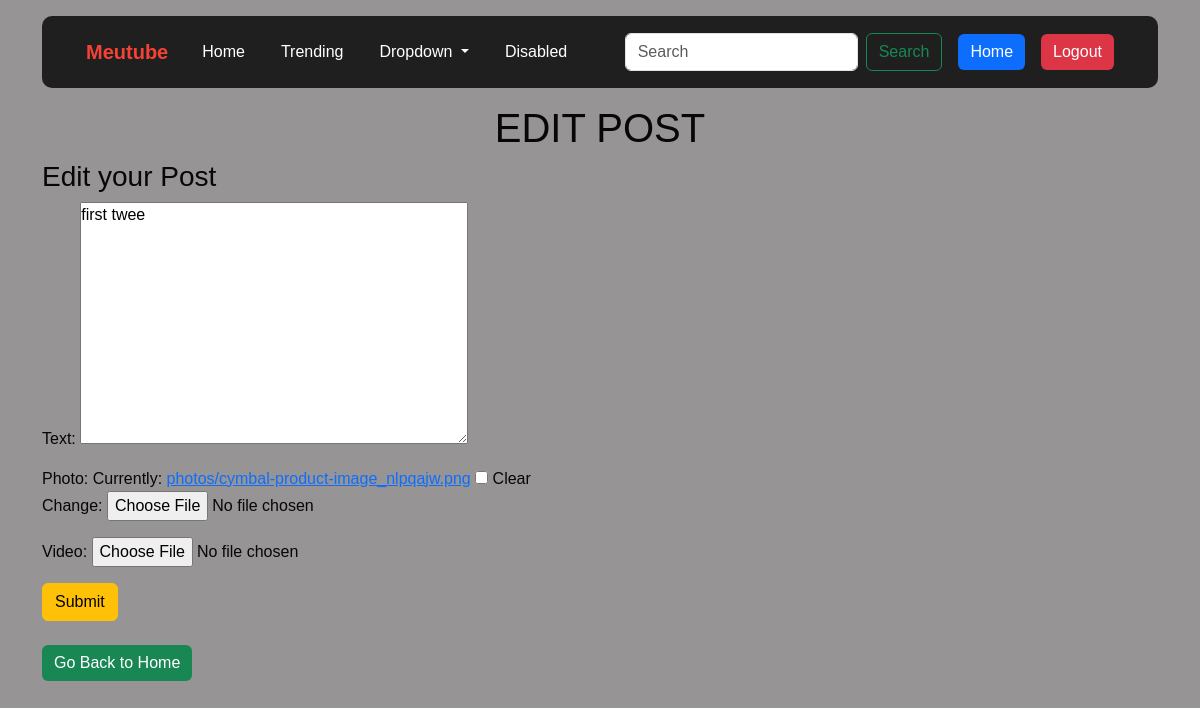
The app's page /6/edit/ (signed in), older data.
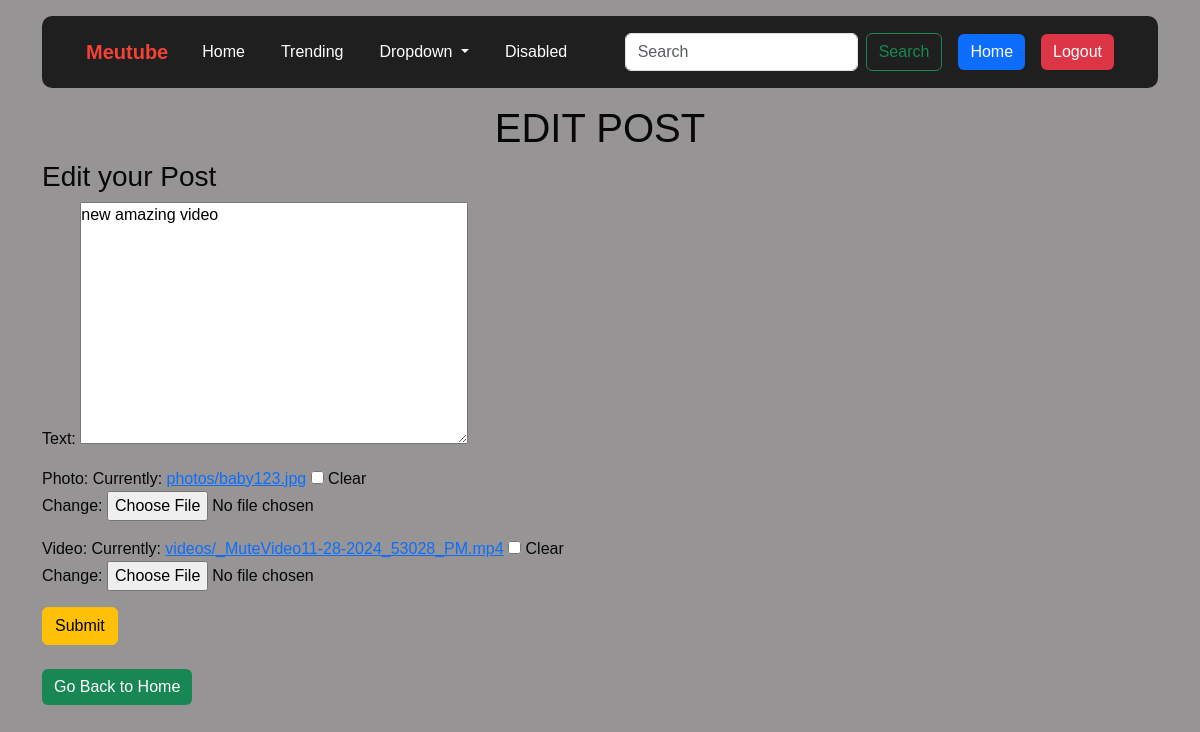
The same page, newer data.
### app1/models.py (models this page shows, shortened)
class ABC(models.Model):
    user=models.ForeignKey(User, on_delete=models.CASCADE)  # Foreign key to User model
    text=models.TextField(max_length=100)
    photo=models.ImageField(upload_to='photos/', null=True, blank=True)  # Image field for photo uploads
    video = models.FileField(upload_to='videos/', blank=True, null=True)
    updated_at=models.DateTimeField(auto_now=True)  # Automatically set the field to now every time the object is saved
    created_at=models.DateTimeField(auto_now_add=True)  # Automatically set the field to now when the object is first created

### app1/views.py (the view)
# urls.py: path('<int:id>/edit/', views.list_edit, name='list_edit'),
@login_required
def list_edit(request, id):
    abc = get_object_or_404(ABC, pk=id, user=request.user)
    if request.method == 'POST':
        form = ABCForm(request.POST, request.FILES, instance=abc)
        if form.is_valid():
            form.save()
            return redirect('abc_list')
    else:
        form = ABCForm(instance=abc)
    abc_list = ABC.objects.all().order_by('-created_at')
    return render(request, 'abc_form.html', {"form": form, "abc_list": abc_list})

### app1/forms.py
class ABCForm(forms.ModelForm):
    class Meta: #The inner class Meta tells Django how to build the form from a model.
        model= ABC
        fields = ['text', 'photo','video']  # Specify the fields

### app1/templates/abc_form.html (shortened to what this page needs)
{%extends "layout.html"%}
{%block content%}
<h1 class="text-center mt-3">{% if form.instance.pk %}EDIT POST{% else %}CREATE POST{% endif %}</h1>
<h3>{% if form.instance.pk %}Edit your Post{% else %}Create your Post{% endif %}</h3>
<form method="post" enctype="multipart/form-data" class="form">
    {{form.as_p}}
    <button class="btn btn-warning" type="submit">Submit</button>
</form>
<a href="{% url 'abc_list' %}" class="btn btn-success mt-4">Go Back to Home</a>
{%endblock%}

### app1/templates/layout.html (shortened to what this page needs)
{% load static %}
<!DOCTYPE html>
<html lang="en">
<head>
    <link href="https://cdn.jsdelivr.net/npm/bootstrap@5.3.7/dist/css/bootstrap.min.css" rel="stylesheet">
    {% load static %}
<link rel="stylesheet" href="{% static 'ListStyle.css' %}">
</head>
<body>
    <div class="container">
        <nav class="navbar navbar-expand-lg bg-body-tertiary mt-3">
        <div class="container-fluid">
            <a class="navbar-brand" href="{% url 'login' %}">Meutube</a>
            <div class="collapse navbar-collapse" id="navbarSupportedContent">
            <ul class="navbar-nav me-auto mb-2 mb-lg-0">
                <li class="nav-item">
                <a class="nav-link active" aria-current="page" href="{% url 'abc_list' %}">Home</a>
                </li>
                <li class="nav-item">
                <a class="nav-link" href="#">Trending</a>
                </li>
                <li class="nav-item dropdown">
                <a class="nav-link dropdown-toggle" href="#" role="button" data-bs-toggle="dropdown" aria-expanded="false">
                    Dropdown
                </a>
                </li>
                <li class="nav-item">
                <a class="nav-link disabled" aria-disabled="true">Disabled</a>
                </li>
            </ul>
            <form class="d-flex" role="search">
                <input class="form-control me-2" type="search" placeholder="Search" aria-label="Search"/>
                <button class="btn btn-outline-success" type="submit">Search</button>
            </form>
            <a href="{% url 'abc_list' %}" class="btn btn-primary mx-3">Home</a>
            {% if user.is_authenticated %}
            <form action="{% url 'logout' %}" method="post">
                <button type="submit" class="btn btn-danger">Logout</button>
            </form>
            {% else %}
            <a href="{% url 'register' %}" class="btn btn-primary mx-2">Register</a>
            <a href="{% url 'login' %}" class="btn btn-success mx-2">Login</a>
            {% endif %}
            </div>
        </div>
        </nav>
        {% block content %}
        {% endblock %}
    </div>
</body>
</html>

### static/ListStyle.css (style rules this page uses)
* { margin: 0; padding: 0; box-sizing: border-box; }
body { background-color: #969494; color: #070707; font-family: "Arial", sans-serif; height: 100vh; }
html { scroll-behavior: smooth; height: 100vh; }
.navbar { background-color: #1f1f1f !important; border-radius: 10px; padding: 1rem 2rem; }
.navbar .nav-link { color: #fff !important; margin: 0 10px; }
.navbar-brand { color: #f44336 !important; font-weight: bold; }
.btn { border-radius: 6px; font-weight: 500; }
.btn-primary { background-color: #0d6efd; border: none; }
.btn-success { background-color: #198754; border: none; }
.btn-danger { background-color: #dc3545; border: none; }
.text-center { text-align: center; }
.mt-3 { margin-top: 1rem; }

Row changes from the older to the newer data that the page shows:
changed ABC: text "first twee" → "new amazing video"
Text that changed along with them:
form field as_p: (not shown) → "☐"
text no longer shown: "Text: Photo: Currently: photos/cymbal-product-image_nlpqajw.png Clear Change: Video:"
text now shown: "Text: Photo: Currently: photos/baby123.jpg Clear Change: Video: Currently: videos/_MuteVideo11-28-2024_53028_PM.mp4 Clear Change:"
